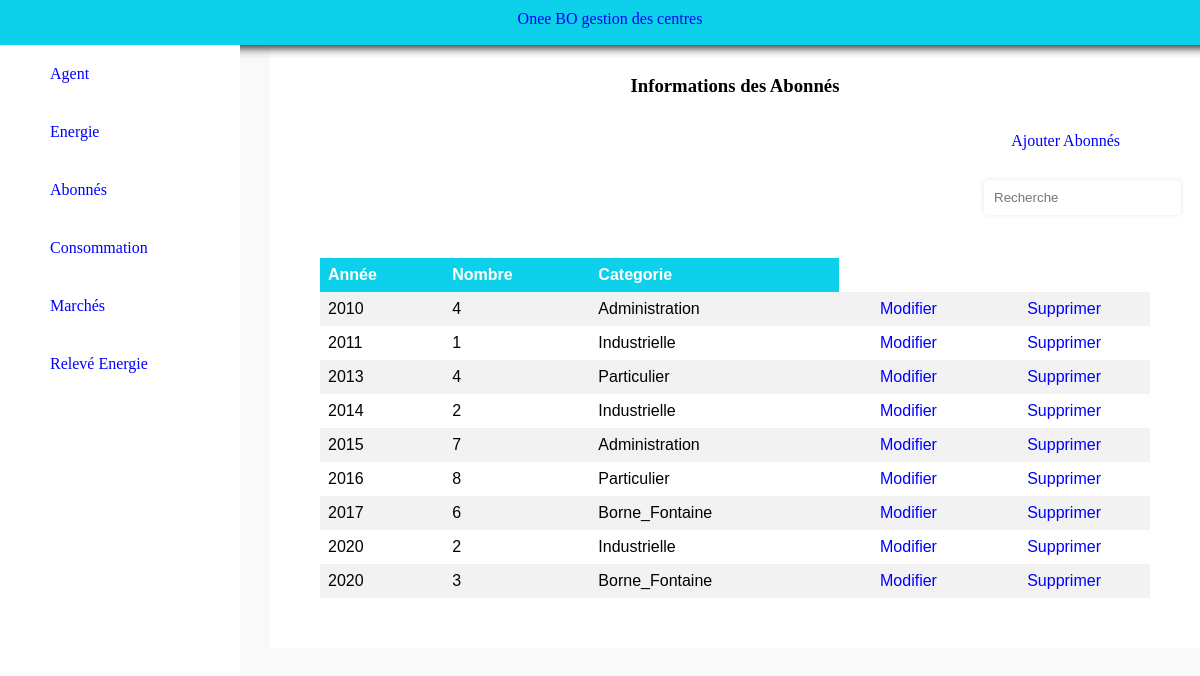
Page /index.php?Abonne=1 (signed in) on the committed database.
### tables this page shows
CREATE TABLE IF NOT EXISTS `abonnes` (
  `Annee` int NOT NULL,
  `Nombre` int NOT NULL,
  `Categorie` varchar(25) NOT NULL,
  `Code1` int NOT NULL,
  KEY `Categorie` (`Categorie`),
  KEY `Code1` (`Code1`)
);

### index.php (called while the page is built)
<?php
require 'controller/cont.php';
?>

### model/mod.php (called while the page is built, shortened)
<?php
function AfficherAbonne()
{
	include 'conexion.php';
	$req="SELECT * FROM `abonnes` ORDER BY `Annee` ASC";
	$result=$con->query($req) or die("Error selectAbonne");
	return $result;
}
?>

### view/Abonne.php (the view)
<h3>Informations des Abonnés</h3>
        <a href="index.php?AjouterAbonne=<?='1'?>"><div class="lien">Ajouter Abonnés</div></a>
<input type="text" autocomplete="off" name="search" id="search" placeholder="Recherche" /><br><br>
<table>
    <tr>
        <th>Année</th>
        <th>Nombre</th>
        <th>Categorie</th>
    </tr>
    <?php
    while ($tab=$result->fetch())
    {
        ?>
    <tr>
        <td><?php echo $tab['Annee'] ;?></td>
        <td><?php echo $tab['Nombre'] ;?></td>
        <td><?php echo $tab['Categorie'] ;?></td>
        <td><a href="index.php?ModifierAbonne=1&Annee=<?php echo $tab['Annee']; ?>&Code1=<?php echo $tab['Code1']; ?>&Nombre=<?php echo $tab['Nombre']; ?>&Categorie=<?php echo $tab['Categorie']; ?> ">Modifier</a></td>
        <td><a href="index.php?SuprimerAbonne=1&Annee=<?php echo $tab['Annee']; ?>&Code1=<?php echo $tab['Code1']; ?>&Nombre=<?php echo $tab['Nombre']; ?>&Categorie=<?php echo $tab['Categorie']; ?> ">Supprimer</a></td>
    </tr>
    <?php }?>
</table>

### public/css/style.css (style rules this page uses)
* { margin: 0; }
body { background-color: rgba(225, 225, 225, 0.185); }
h3 { text-align: center; padding:25px 0; }
.Centre> input[type=text] { margin-left: 80%; margin-right: 20px; }
table { border-collapse: collapse; width: 100%; font-family: arial, sans-serif; }
th, td { text-align: left; padding: 8px; }
th { background-color: #0dd0ea; color: white; }
tr:nth-child(even) { background-color: #f2f2f2; }
a { color: blue; text-decoration: none; }
td>a { display: block; text-align: center; }
.lien { text-align: right; margin-right: 20px; margin-bottom: 20px; padding: 10px; text-decoration: none; width: fit-content; float: right; }

### public/css/formstyle.css (style rules this page uses)
input[type="text"], input[type="date"], input[type="email"], select { padding: 10px; border: none; border-radius: 5px; margin-bottom: 25px; box-shadow: 0 0 5px rgba(0, 0, 0, 0.1); }

### rows in the picture
abonnes: Annee "2010", Nombre "4", Categorie "Administration"
abonnes: Annee "2011", Nombre "1", Categorie "Industrielle"
abonnes: Annee "2013", Nombre "4", Categorie "Particulier"
abonnes: Annee "2014", Nombre "2", Categorie "Industrielle"
abonnes: Annee "2015", Nombre "7", Categorie "Administration"
abonnes: Annee "2016", Nombre "8", Categorie "Particulier"
abonnes: Annee "2017", Nombre "6", Categorie "Borne_Fontaine"
abonnes: Annee "2020", Nombre "2", Categorie "Industrielle"
abonnes: Annee "2020", Nombre "3", Categorie "Borne_Fontaine"
